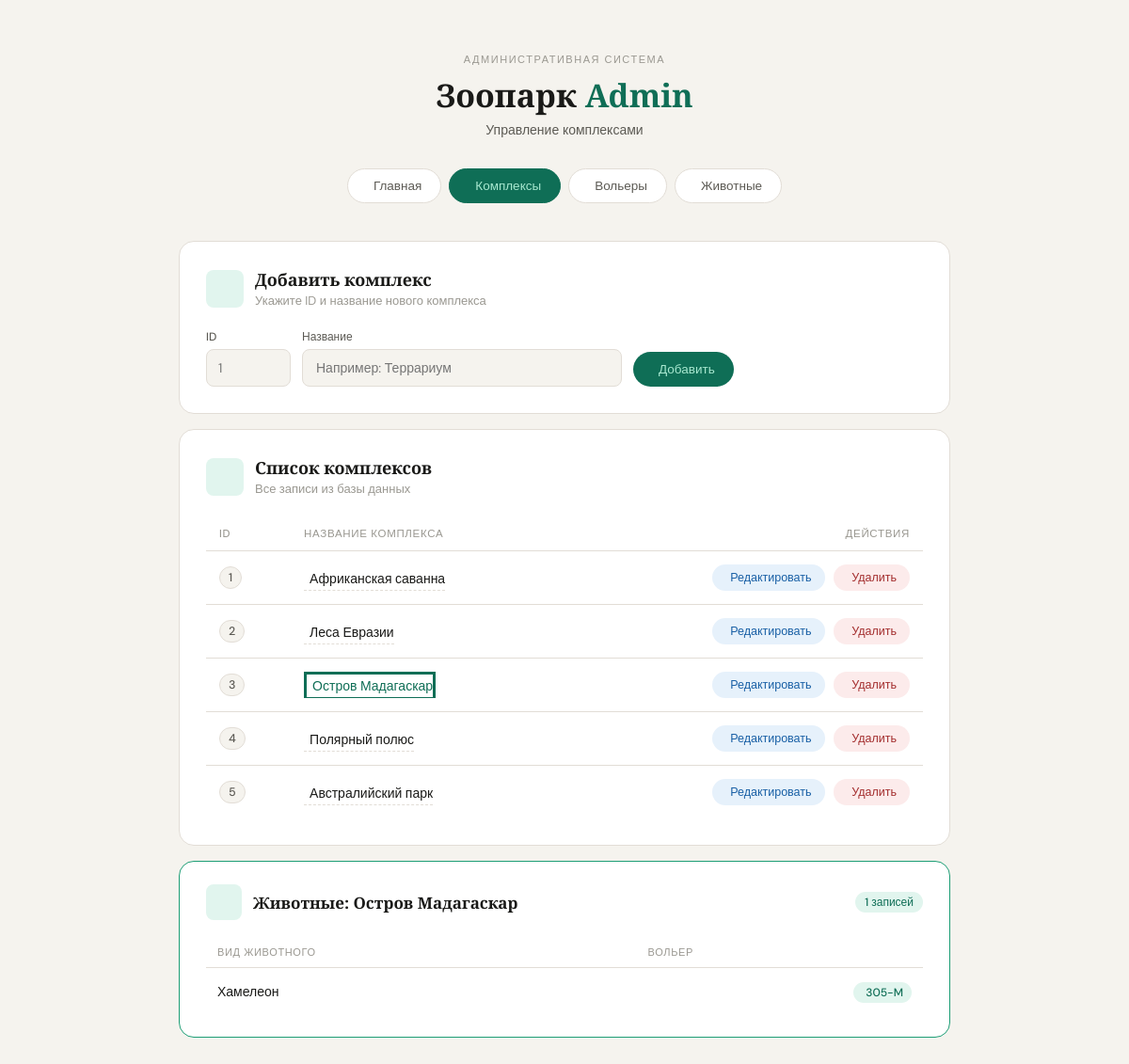
The app's page /complexes.php?show_complex=Остров+Мадагаскар with its own data.
### tables this page shows
CREATE TABLE `complexes` (
  `id_complexes` int(11) NOT NULL,
  `complex_name` varchar(45) NOT NULL
);

CREATE TABLE `animal_species` (
  `id_specie` int(11) NOT NULL,
  `family` varchar(45) NOT NULL,
  `continent` varchar(45) NOT NULL,
  `daily_food` decimal(6,2) NOT NULL,
  `species_name` varchar(45) NOT NULL
);

CREATE TABLE `rooms` (
  `id_room` int(11) NOT NULL,
  `room_number` varchar(45) NOT NULL,
  `has_water` tinyint(1) NOT NULL,
  `has_heating` tinyint(1) NOT NULL,
  `id_complexes` int(11) NOT NULL,
  `total_animals` int(11) NOT NULL
);

### complexes.php (the view, shortened to what this page needs)
<?php
require_once 'login.php';
try {
    $pdo = new PDO($attr, $user, $pass, $opts);
    $edit_row = null;
    $query = "SELECT * FROM complexes ORDER BY id_complexes ASC";
    $result = $pdo->query($query);
    $selected_complex = null;
    $animals_in_complex = null;
    if (isset($_GET['show_complex']) && $_GET['show_complex'] !== '') {
        $selected_complex = trim($_GET['show_complex']);
        $stmt = $pdo->prepare("CALL show_animals_in_complex(?)");
        $stmt->execute([$selected_complex]);
        $animals_in_complex = $stmt->fetchAll();
    }
} catch (PDOException $e) {
    die("Ошибка СУБД: " . $e->getMessage());
}
?>
<!DOCTYPE html>
<html lang="ru">
<head>
    <link rel="stylesheet" href="https://cdn.jsdelivr.net/npm/@tabler/icons-webfont@latest/dist/tabler-icons.min.css">
</head>
<body>
<header class="site-header">
    <div class="eyebrow">Административная система</div>
    <h1 class="site-title">Зоопарк <em>Admin</em></h1>
    <p class="site-sub">Управление комплексами</p>
</header>
<nav>
    <a href="index.php"     class="nav-btn"><i class="ti ti-layout-dashboard"></i> Главная</a>
    <a href="complexes.php" class="nav-btn active"><i class="ti ti-building-estate"></i> Комплексы</a>
    <a href="rooms.php"     class="nav-btn"><i class="ti ti-door"></i> Вольеры</a>
    <a href="animals.php" class="nav-btn"><i class="ti ti-paw"></i> Животные</a>
</nav>
<main class="content">
    <?php if ($edit_row): ?>
        <div class="card card-edit">
            <div class="card-header">
                <div class="card-icon icon-blue"><i class="ti ti-edit"></i></div>
                <div>
                    <div class="card-title">Редактировать комплекс</div>
                    <div class="card-subtitle">ID: <?= htmlspecialchars($edit_row['id_complexes']) ?></div>
                </div>
            </div>
            <form method="POST" action="complexes.php">
                <input type="hidden" name="edit_id" value="<?= htmlspecialchars($edit_row['id_complexes']) ?>">
                <div class="form-row">
                    <div class="field-group">
                        <label class="field-label">Название комплекса</label>
                        <input class="input-name-edit" type="text" name="new_complex_name"
                               value="<?= htmlspecialchars($edit_row['complex_name']) ?>" required>
                    </div>
                    <button type="submit" name="edit_complex" class="btn-submit btn-submit-blue">
                        <i class="ti ti-device-floppy"></i> Сохранить
                    </button>
                    <a href="complexes.php" class="btn-cancel">
                        <i class="ti ti-x"></i> Отмена
                    </a>
                </div>
            </form>
        </div>
    <?php else: ?>
        <div class="card">
            <div class="card-header">
                <div class="card-icon icon-green"><i class="ti ti-plus"></i></div>
                <div>
                    <div class="card-title">Добавить комплекс</div>
                    <div class="card-subtitle">Укажите ID и название нового комплекса</div>
                </div>
            </div>
            <form method="POST" action="complexes.php">
                <div class="form-row">
                    <div class="field-group">
                        <label class="field-label">ID</label>
                        <input class="input-id" type="number" name="custom_id" placeholder="1" min="1" required>
                    </div>
                    <div class="field-group">
                        <label class="field-label">Название</label>
                        <input class="input-name" type="text" name="complex_name" placeholder="Например: Террариум" required>
                    </div>
                    <button type="submit" name="add_complex" class="btn-submit">
                        <i class="ti ti-plus"></i> Добавить
                    </button>
                </div>
            </form>
        </div>
    <?php endif; ?>
    <div class="card">
        <div class="card-header">
            <div class="card-icon icon-green"><i class="ti ti-building-community"></i></div>
            <div>
                <div class="card-title">Список комплексов</div>
                <div class="card-subtitle">Все записи из базы данных</div>
            </div>
        </div>
        <div class="table-wrap">
            <table>
                <thead>
                    <tr>
                        <th>ID</th>
                        <th>Название комплекса</th>
                        <th>Действия</th>
                    </tr>
                </thead>
                <tbody>
                    <?php $has_rows = false; while ($row = $result->fetch()): $has_rows = true; ?>
                        <tr>
                            <td><span class="id-badge"><?= htmlspecialchars($row['id_complexes']) ?></span></td>
                            <td>
                                <?php
                                    $is_active = ($selected_complex === $row['complex_name']);
                                    $href = $is_active
                                        ? 'complexes.php'
                                        : 'complexes.php?show_complex=' . urlencode($row['complex_name']);
                                ?>
                                <a href="<?= $href ?>"
                                   class="complex-link <?= $is_active ? 'active-complex' : '' ?>">
                                    <?= htmlspecialchars($row['complex_name']) ?>
                                </a>
                            </td>
                            <td>
                                <a href="complexes.php?action=edit&id=<?= $row['id_complexes'] ?>" class="action-btn btn-edit-row">
                                    <i class="ti ti-edit"></i> Редактировать
                                </a>
                                <a href="complexes.php?delete_id=<?= $row['id_complexes'] ?>"
                                   class="action-btn btn-delete-row"
                                   onclick="return confirm('Удалить комплекс «<?= htmlspecialchars($row['complex_name']) ?>»?')">
                                    <i class="ti ti-trash"></i> Удалить
                                </a>
                            </td>
                        </tr>
                    <?php endwhile; ?>
                </tbody>
            </table>
        </div>
    </div>
    <?php if ($animals_in_complex !== null): ?>
    <div class="animals-result-card">
        <div class="animals-result-header">
            <div class="result-icon"><i class="ti ti-paw"></i></div>
            <div>
                <div class="result-title">Животные: <?= htmlspecialchars($selected_complex) ?></div>
            </div>
            <span class="result-count"><?= count($animals_in_complex) ?> записей</span>
        </div>
        <?php if (!empty($animals_in_complex)): ?>
        <table class="result-table">
            <thead>
                <tr>
                    <th>Вид животного</th>
                    <th>Вольер</th>
                </tr>
            </thead>
            <tbody>
                <?php foreach ($animals_in_complex as $a): ?>
                    <tr>
                        <td><?= htmlspecialchars($a['species_name']) ?></td>
                        <td>
                            <span class="tag-room-green">
                                <?= htmlspecialchars($a['room_number']) ?>
                            </span>
                        </td>
                    </tr>
                <?php endforeach; ?>
            </tbody>
        </table>
        <?php endif; ?>
    </div>
    <?php endif; ?>
</main>
</body>
</html>

### records on screen
complexes: id_complexes "1", complex_name "Африканская саванна"
complexes: id_complexes "2", complex_name "Леса Евразии"
complexes: id_complexes "3", complex_name "Остров Мадагаскар"
complexes: id_complexes "4", complex_name "Полярный полюс"
complexes: id_complexes "5", complex_name "Австралийский парк"
animal_species: species_name "Хамелеон", rooms.room_number "305-M"

### other values on screen
$selected_complex "Остров Мадагаскар"
count($animals_in_complex) "1"
